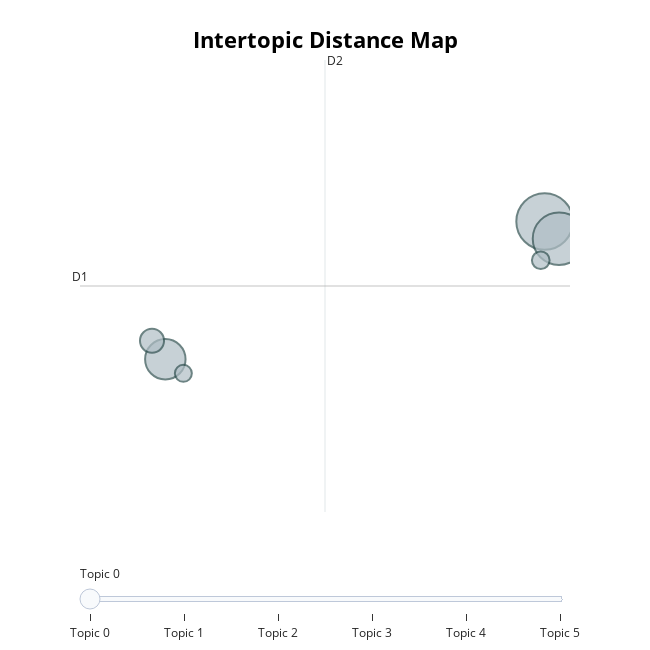

Notebook source saved alongside this figure:
### Code cell
topic_model.visualize_topics()

### Figure 1 — Plotly figure (JSON) as saved in the notebook; plotly's stock layout.template omitted (floating-point values rounded to 4 significant figures)
{"data": [{"customdata": [[0, "ai | ethics | ethical | healthcare | concerns", 133], [1, "ai | impact | management | intelligence | digital", 115], [2, "genai | data | transforming | research | impact", 68], [3, "genai | education | using | learning | higher", 24], [4, "education | ai | impact | review | technology", 13], [5, "adversarial | generative | network | networks | neural", 12]], "hovertemplate": "<b>Topic %{customdata[0]}</b><br>%{customdata[1]}<br>Size: %{customdata[2]}", "legendgroup": "", "marker": {"color": "#B0BEC5", "line": {"color": "DarkSlateGrey", "width": 2}, "size": [133, 115, 68, 24, 13, 12], "sizemode": "area", "sizeref": 0.08313, "symbol": "circle"}, "mode": "markers", "name": "", "orientation": "v", "showlegend": false, "type": "scatter", "x": [-2.173, -1.814, -11.6, -11.93, -2.269, -11.15], "xaxis": "x", "y": [25.99, 25.57, 22.66, 23.11, 25.05, 22.32], "yaxis": "y"}], "layout": {"annotations": [{"showarrow": false, "text": "D1", "x": -13.72, "y": 24.43, "yshift": 10}, {"showarrow": false, "text": "D2", "x": -7.63, "xshift": 10, "y": 29.89}], "height": 650, "hoverlabel": {"bgcolor": "white", "font": {"family": "Rockwell", "size": 16}}, "legend": {"itemsizing": "constant", "tracegroupgap": 0}, "margin": {"t": 60}, "shapes": [{"line": {"color": "#CFD8DC", "width": 2}, "type": "line", "x0": -7.63, "x1": -7.63, "y0": 18.97, "y1": 29.89}, {"line": {"color": "#9E9E9E", "width": 2}, "type": "line", "x0": -13.72, "x1": -1.542, "y0": 24.43, "y1": 24.43}], "sliders": [{"active": 0, "pad": {"t": 50}, "steps": [{"args": [{"marker.color": [["red", "#B0BEC5", "#B0BEC5", "#B0BEC5", "#B0BEC5", "#B0BEC5"]]}], "label": "Topic 0", "method": "update"}, {"args": [{"marker.color": [["#B0BEC5", "red", "#B0BEC5", "#B0BEC5", "#B0BEC5", "#B0BEC5"]]}], "label": "Topic 1", "method": "update"}, {"args": [{"marker.color": [["#B0BEC5", "#B0BEC5", "red", "#B0BEC5", "#B0BEC5", "#B0BEC5"]]}], "label": "Topic 2", "method": "update"}, {"args": [{"marker.color": [["#B0BEC5", "#B0BEC5", "#B0BEC5", "red", "#B0BEC5", "#B0BEC5"]]}], "label": "Topic 3", "method": "update"}, {"args": [{"marker.color": [["#B0BEC5", "#B0BEC5", "#B0BEC5", "#B0BEC5", "red", "#B0BEC5"]]}], "label": "Topic 4", "method": "update"}, {"args": [{"marker.color": [["#B0BEC5", "#B0BEC5", "#B0BEC5", "#B0BEC5", "#B0BEC5", "red"]]}], "label": "Topic 5", "method": "update"}]}], "title": {"font": {"color": "Black", "size": 22}, "text": "<b>Intertopic Distance Map</b>", "x": 0.5, "xanchor": "center", "y": 0.95, "yanchor": "top"}, "width": 650, "xaxis": {"anchor": "y", "domain": [0, 1], "range": [-13.72, -1.542], "title": {"text": ""}, "visible": false}, "yaxis": {"anchor": "x", "domain": [0, 1], "range": [18.97, 29.89], "title": {"text": ""}, "visible": false}}}
